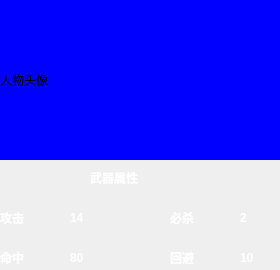
<?xml version="1.0" encoding="UTF-8"?>
<ui version="4.0">
 <class>ArmInfo</class>
 <widget class="QWidget" name="ArmInfo">
  <property name="geometry">
   <rect>
    <x>0</x>
    <y>0</y>
    <width>280</width>
    <height>270</height>
   </rect>
  </property>
  <property name="minimumSize">
   <size>
    <width>280</width>
    <height>270</height>
   </size>
  </property>
  <property name="maximumSize">
   <size>
    <width>280</width>
    <height>270</height>
   </size>
  </property>
  <property name="windowTitle">
   <string>Form</string>
  </property>
  <property name="styleSheet">
   <string notr="true"/>
  </property>
  <widget class="QLabel" name="lb_peopleIcon">
   <property name="geometry">
    <rect>
     <x>0</x>
     <y>0</y>
     <width>280</width>
     <height>160</height>
    </rect>
   </property>
   <property name="styleSheet">
    <string notr="true">background-color: rgb(0, 0, 255);</string>
   </property>
   <property name="text">
    <string>人物头像</string>
   </property>
  </widget>
  <widget class="QLabel" name="lb_armInfo">
   <property name="geometry">
    <rect>
     <x>0</x>
     <y>160</y>
     <width>280</width>
     <height>110</height>
    </rect>
   </property>
   <property name="text">
    <string/>
   </property>
  </widget>
  <widget class="QLabel" name="lb_armProper">
   <property name="geometry">
    <rect>
     <x>90</x>
     <y>170</y>
     <width>81</width>
     <height>16</height>
    </rect>
   </property>
   <property name="font">
    <font>
     <weight>75</weight>
     <bold>true</bold>
    </font>
   </property>
   <property name="styleSheet">
    <string notr="true">color: rgb(255, 255, 255);</string>
   </property>
   <property name="text">
    <string>武器属性</string>
   </property>
  </widget>
  <widget class="QLabel" name="lb_attack">
   <property name="geometry">
    <rect>
     <x>0</x>
     <y>210</y>
     <width>41</width>
     <height>16</height>
    </rect>
   </property>
   <property name="font">
    <font>
     <weight>75</weight>
     <bold>true</bold>
    </font>
   </property>
   <property name="styleSheet">
    <string notr="true">color: rgb(255, 255, 255);</string>
   </property>
   <property name="text">
    <string>攻击</string>
   </property>
  </widget>
  <widget class="QLabel" name="lb_attackValue">
   <property name="geometry">
    <rect>
     <x>70</x>
     <y>210</y>
     <width>72</width>
     <height>15</height>
    </rect>
   </property>
   <property name="font">
    <font>
     <weight>75</weight>
     <bold>true</bold>
    </font>
   </property>
   <property name="styleSheet">
    <string notr="true">color: rgb(255, 255, 255);</string>
   </property>
   <property name="text">
    <string>14</string>
   </property>
  </widget>
  <widget class="QLabel" name="lb_bisha">
   <property name="geometry">
    <rect>
     <x>170</x>
     <y>210</y>
     <width>41</width>
     <height>16</height>
    </rect>
   </property>
   <property name="font">
    <font>
     <weight>75</weight>
     <bold>true</bold>
    </font>
   </property>
   <property name="styleSheet">
    <string notr="true">color: rgb(255, 255, 255);</string>
   </property>
   <property name="text">
    <string>必杀</string>
   </property>
  </widget>
  <widget class="QLabel" name="lb_bishaValue">
   <property name="geometry">
    <rect>
     <x>240</x>
     <y>210</y>
     <width>72</width>
     <height>15</height>
    </rect>
   </property>
   <property name="font">
    <font>
     <weight>75</weight>
     <bold>true</bold>
    </font>
   </property>
   <property name="styleSheet">
    <string notr="true">color: rgb(255, 255, 255);</string>
   </property>
   <property name="text">
    <string>2</string>
   </property>
  </widget>
  <widget class="QLabel" name="lb_mingzhong">
   <property name="geometry">
    <rect>
     <x>0</x>
     <y>250</y>
     <width>41</width>
     <height>16</height>
    </rect>
   </property>
   <property name="font">
    <font>
     <weight>75</weight>
     <bold>true</bold>
    </font>
   </property>
   <property name="styleSheet">
    <string notr="true">color: rgb(255, 255, 255);</string>
   </property>
   <property name="text">
    <string>命中</string>
   </property>
  </widget>
  <widget class="QLabel" name="lb_mingzhongValue">
   <property name="geometry">
    <rect>
     <x>70</x>
     <y>250</y>
     <width>72</width>
     <height>15</height>
    </rect>
   </property>
   <property name="font">
    <font>
     <weight>75</weight>
     <bold>true</bold>
    </font>
   </property>
   <property name="styleSheet">
    <string notr="true">color: rgb(255, 255, 255);</string>
   </property>
   <property name="text">
    <string>80</string>
   </property>
  </widget>
  <widget class="QLabel" name="lb_huibi">
   <property name="geometry">
    <rect>
     <x>170</x>
     <y>250</y>
     <width>41</width>
     <height>16</height>
    </rect>
   </property>
   <property name="font">
    <font>
     <weight>75</weight>
     <bold>true</bold>
    </font>
   </property>
   <property name="styleSheet">
    <string notr="true">color: rgb(255, 255, 255);</string>
   </property>
   <property name="text">
    <string>回避</string>
   </property>
  </widget>
  <widget class="QLabel" name="lb_huibiValue">
   <property name="geometry">
    <rect>
     <x>240</x>
     <y>250</y>
     <width>72</width>
     <height>15</height>
    </rect>
   </property>
   <property name="font">
    <font>
     <weight>75</weight>
     <bold>true</bold>
    </font>
   </property>
   <property name="styleSheet">
    <string notr="true">color: rgb(255, 255, 255);</string>
   </property>
   <property name="text">
    <string>10</string>
   </property>
  </widget>
  <widget class="QLabel" name="background">
   <property name="geometry">
    <rect>
     <x>0</x>
     <y>160</y>
     <width>281</width>
     <height>111</height>
    </rect>
   </property>
   <property name="text">
    <string/>
   </property>
  </widget>
  <zorder>background</zorder>
  <zorder>lb_peopleIcon</zorder>
  <zorder>lb_armInfo</zorder>
  <zorder>lb_armProper</zorder>
  <zorder>lb_attack</zorder>
  <zorder>lb_attackValue</zorder>
  <zorder>lb_bisha</zorder>
  <zorder>lb_bishaValue</zorder>
  <zorder>lb_mingzhong</zorder>
  <zorder>lb_mingzhongValue</zorder>
  <zorder>lb_huibi</zorder>
  <zorder>lb_huibiValue</zorder>
 </widget>
 <resources/>
 <connections/>
</ui>
